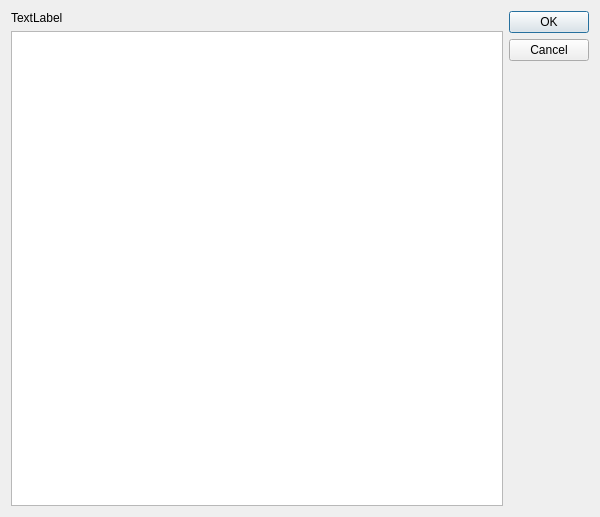
<?xml version="1.0" encoding="UTF-8"?>
<ui version="4.0">
 <class>Dialog</class>
 <widget class="QDialog" name="Dialog">
  <property name="geometry">
   <rect>
    <x>0</x>
    <y>0</y>
    <width>600</width>
    <height>517</height>
   </rect>
  </property>
  <property name="windowTitle">
   <string>Dialog</string>
  </property>
  <layout class="QGridLayout" name="gridLayout">
   <item row="0" column="1">
    <widget class="QDialogButtonBox" name="buttonBox">
     <property name="orientation">
      <enum>Qt::Vertical</enum>
     </property>
     <property name="standardButtons">
      <set>QDialogButtonBox::Cancel|QDialogButtonBox::Ok</set>
     </property>
    </widget>
   </item>
   <item row="0" column="0">
    <layout class="QVBoxLayout" name="verticalLayout">
     <item>
      <widget class="QLabel" name="label">
       <property name="text">
        <string>TextLabel</string>
       </property>
      </widget>
     </item>
     <item>
      <widget class="QPlainTextEdit" name="plainTextEdit">
       <property name="font">
        <font>
         <family>Consolas</family>
        </font>
       </property>
      </widget>
     </item>
    </layout>
   </item>
  </layout>
 </widget>
 <resources/>
 <connections>
  <connection>
   <sender>buttonBox</sender>
   <signal>accepted()</signal>
   <receiver>Dialog</receiver>
   <slot>accept()</slot>
   <hints>
    <hint type="sourcelabel">
     <x>248</x>
     <y>254</y>
    </hint>
    <hint type="destinationlabel">
     <x>157</x>
     <y>274</y>
    </hint>
   </hints>
  </connection>
  <connection>
   <sender>buttonBox</sender>
   <signal>rejected()</signal>
   <receiver>Dialog</receiver>
   <slot>reject()</slot>
   <hints>
    <hint type="sourcelabel">
     <x>316</x>
     <y>260</y>
    </hint>
    <hint type="destinationlabel">
     <x>286</x>
     <y>274</y>
    </hint>
   </hints>
  </connection>
 </connections>
</ui>
